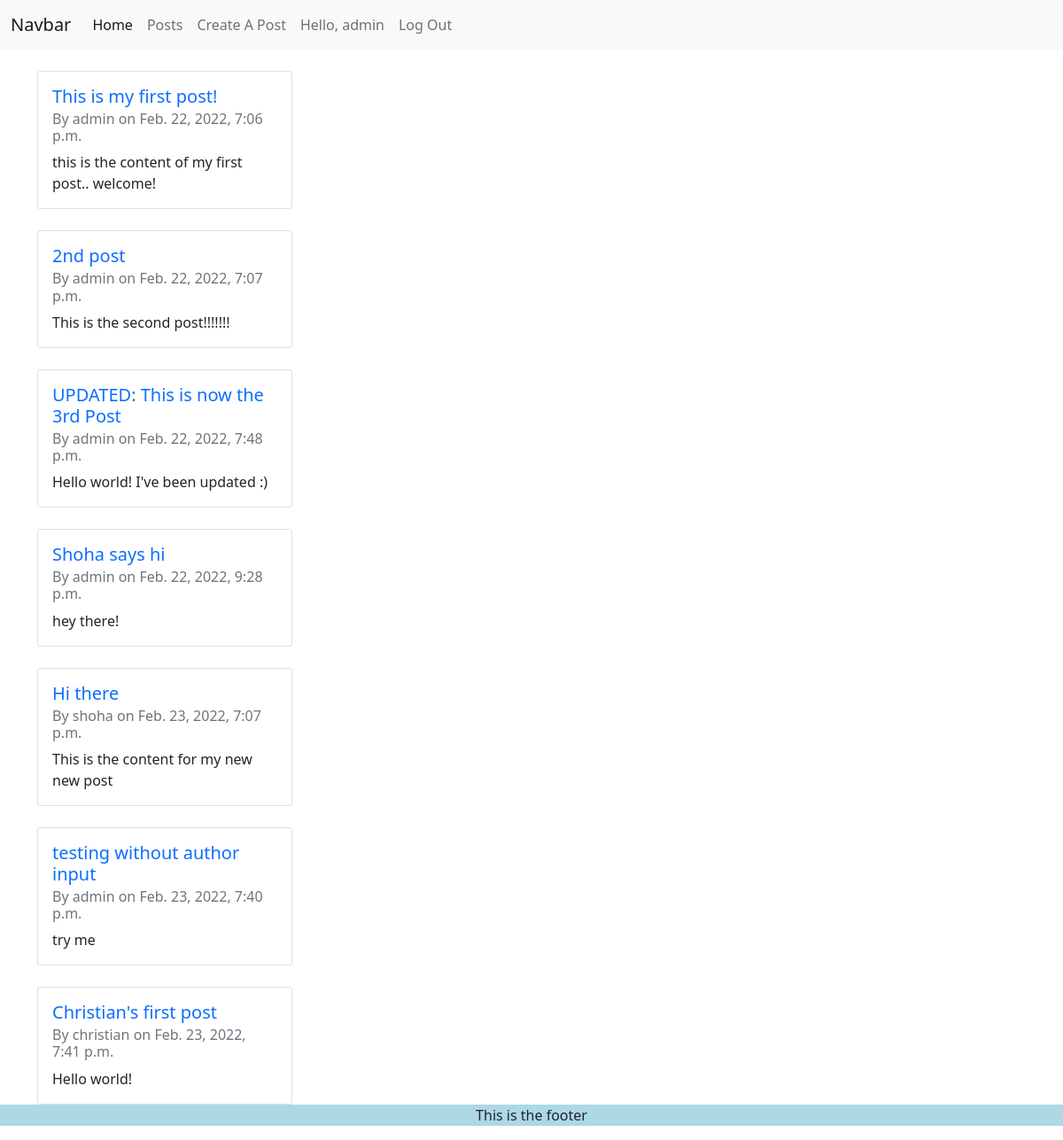
Page /blog/posts/ (signed in) on the committed database.
### blog/models.py (models this page shows)
class Post(models.Model):
    title = models.CharField(max_length=255)
    author = models.ForeignKey(User, on_delete=models.CASCADE)
    content = models.TextField()
    date_posted = models.DateTimeField(auto_now_add=True)
    def __str__(self):
        return self.title + ' | ' + str(self.author)

### blog/views.py (the view)
# urls.py: path('posts/', views.posts, name='posts'),
def posts(request):
    my_posts = Post.objects.all()
    print(my_posts)
    return render(request, 'blog/posts.html', context={"posts": my_posts})

### blog/templates/blog/posts.html (shortened to what this page needs)
{% extends "blog/base.html" %}
{% block content %}
    {% for post in posts %}
        <div class="card mt-4" style="width: 18rem;">
            <div class="card-body">
            <h5 class="card-title"><a class="text-decoration-none" href="{% url 'individualPost' post_id=post.id %}">{{ post.title }}</a></h5>
            <h6 class="card-subtitle mb-2 text-muted">By {{ post.author }} on {{ post.date_posted }}</h6>
            <p class="card-text">{{ post.content }}</p>
            </div>
        </div>
    {% endfor %}
{% endblock content %}

### blog/templates/blog/nav.html (shortened to what this page needs)
<nav class="navbar navbar-expand-lg navbar-light bg-light">
    <div class="container-fluid">
        <a class="navbar-brand" href="#">Navbar</a>
        <div class="collapse navbar-collapse" id="navbarNav">
            <ul class="navbar-nav">
                <li class="nav-item">
                    <a class="nav-link active" aria-current="page" href="{% url 'index' %}">Home</a>
                </li>
                <li class="nav-item">
                    <a class="nav-link" href="{% url 'posts' %}">Posts</a>
                </li>
                {% if request.user.is_authenticated %}
                    <li class="nav-item">
                        <a class="nav-link" href="{% url 'createPost' %}">Create A Post</a>
                    </li>
                    <span class="nav-link">
                        Hello, {{ request.user }}
                    </span>
                    <li class="nav-item">
                        <a class="nav-link" href="{% url 'logMeOut' %}">Log Out</a>
                    </li>
                {% endif %}
            </ul>
        </div>
    </div>
</nav>

### rows in the picture
Post: title "This is my first post!", author "admin", date_posted "Feb. 22, 2022, 7:06 p.m.", content "this is the content of my first post.. welcome!"
Post: title "2nd post", author "admin", date_posted "Feb. 22, 2022, 7:07 p.m.", content "This is the second post!!!!!!!"
Post: title "UPDATED: This is now the 3rd Post", author "admin", date_posted "Feb. 22, 2022, 7:48 p.m.", content "Hello world! I've been updated :)"
Post: title "Shoha says hi", author "admin", date_posted "Feb. 22, 2022, 9:28 p.m.", content "hey there!"
Post: title "Hi there", author "shoha", date_posted "Feb. 23, 2022, 7:07 p.m.", content "This is the content for my new new post"
Post: title "testing without author input", author "admin", date_posted "Feb. 23, 2022, 7:40 p.m.", content "try me"
Post: title "Christian's first post", author "christian", date_posted "Feb. 23, 2022, 7:41 p.m.", content "Hello world!"

### other values in the picture
{{ request.user }} "admin"
